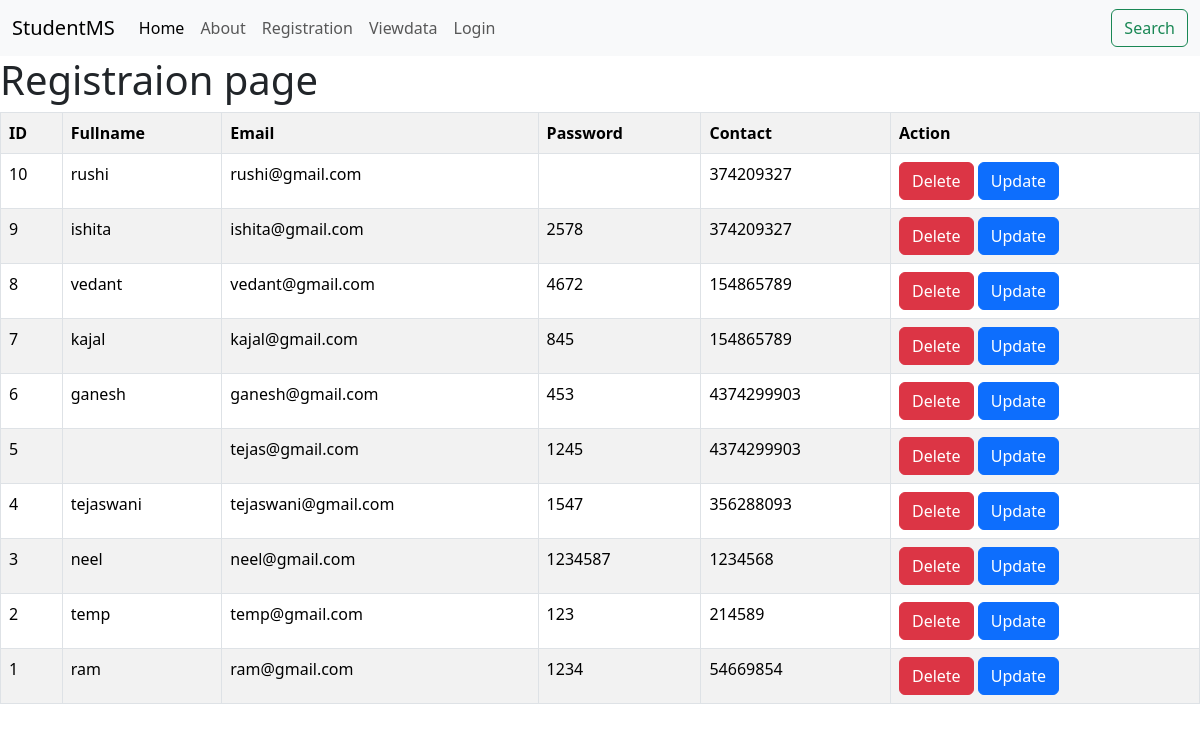
Before: /viewdata with the older database file.
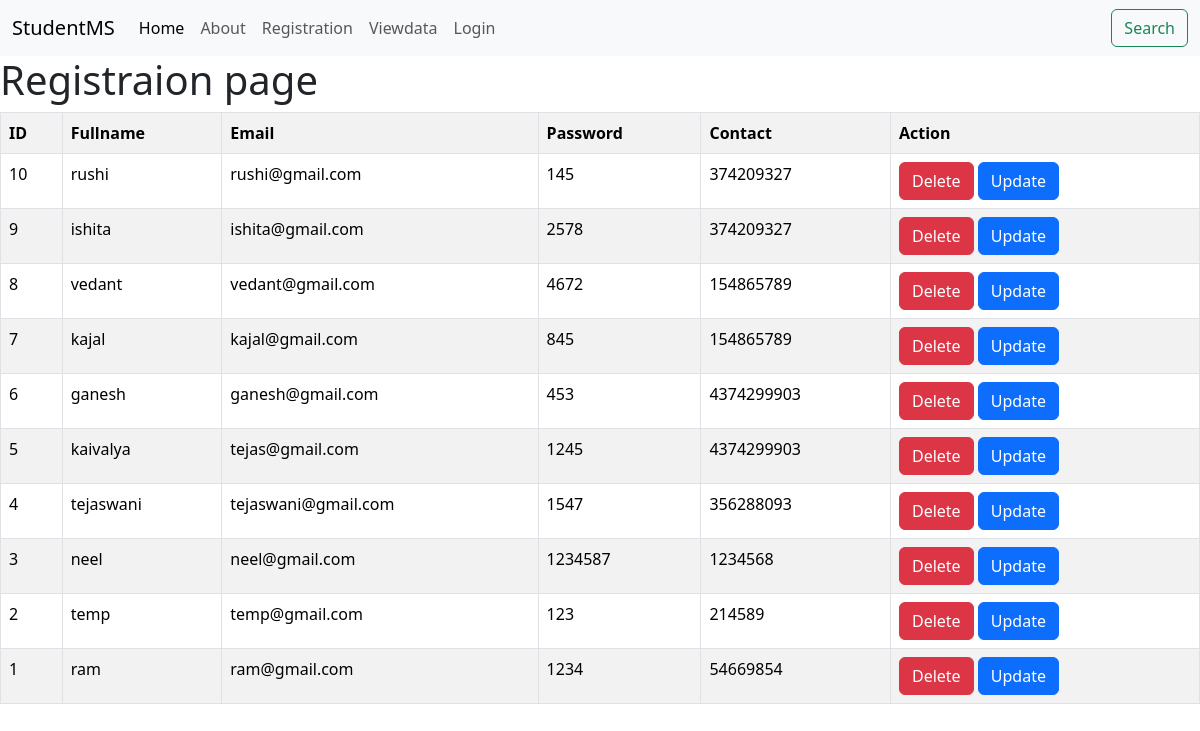
After: the same page with the newer database file.
### tables this page shows
CREATE TABLE registration(
    id INTEGER PRIMARY KEY AUTOINCREMENT,
    name VARCHAR(100),
    email VARCHAR(20),
    password VARCHAR(20),
    contact VARCHAR(15)
);

### flask_mini/app.py (the view)
@app.route("/viewdata")
def viewdata():
    con=sq.connect("Flask.db")
    cur=con.cursor()
    cur.execute("Select * from registration order by id desc")
    data=cur.fetchall()
    con.commit()
    con.close()
    return render_template("viewdata.html",s_data=data)  #this data is like an variable the entire data from db is going to get store in it

### flask_mini/templates/viewdata.html (shortened to what this page needs)
<!DOCTYPE html>
<html lang="en">
<head>
    <link rel="stylesheet" href="https://cdn.jsdelivr.net/npm/bootstrap@5.3.8/dist/css/bootstrap.min.css">
</head>
<body>
    {% include 'navbar.html' %}
    <h1>Registraion page</h1>
    <table class="table table-bordered table-striped">
        <tr>
            <th>ID</th>
            <th>Fullname</th>
            <th>Email</th>
            <th>Password</th>
            <th>Contact</th>
            <th>Action</th>
        </tr>
        {% for i in s_data %}
        <tr>
            <td>{{i[0]}}</td>
            <td>{{i[1]}}</td>
            <td>{{i[2]}}</td>
            <td>{{i[3]}}</td>
            <td>{{i[4]}}</td>
            <td>
                <a href="deletestudent/{{i[0]}}" class="btn btn-danger" onclick="confirm('Are you sure')">Delete</a>
                <a href="updatestudent/{{i[0]}}" class="btn btn-primary">Update</a>
            </td>
        </tr>
        {% endfor %}
    </table>
</body>
</html>

### flask_mini/templates/navbar.html (shortened to what this page needs)
<nav class="navbar navbar-expand-lg bg-body-tertiary">
  <div class="container-fluid">
    <a class="navbar-brand" href="/">StudentMS</a>
    <div class="collapse navbar-collapse" id="navbarSupportedContent">
      <ul class="navbar-nav me-auto mb-2 mb-lg-0">
        <li class="nav-item">
          <a class="nav-link active" href="/">Home</a>
        </li>
        <li class="nav-item">
          <a class="nav-link" href="/about">About</a>
        </li>
        <li class="nav-item">
          <a class="nav-link" href="/register">Registration</a>
        </li>
        <li class="nav-item">
          <a class="nav-link" href="/viewdata">Viewdata</a>
        </li>
        <li class="nav-item">
          <a class="nav-link" href="/login">Login</a>
        </li>
      </ul>
      <form class="d-flex" role="search">
        <button class="btn btn-outline-success"
          type="submit">
          Search
        </button>
      </form>
    </div>
  </div>
</nav>

Changed rows visible on the page:
changed registration "rushi": password (not shown) → "145"
changed registration "tejas@gmail.com": name (not shown) → "kaivalya"
